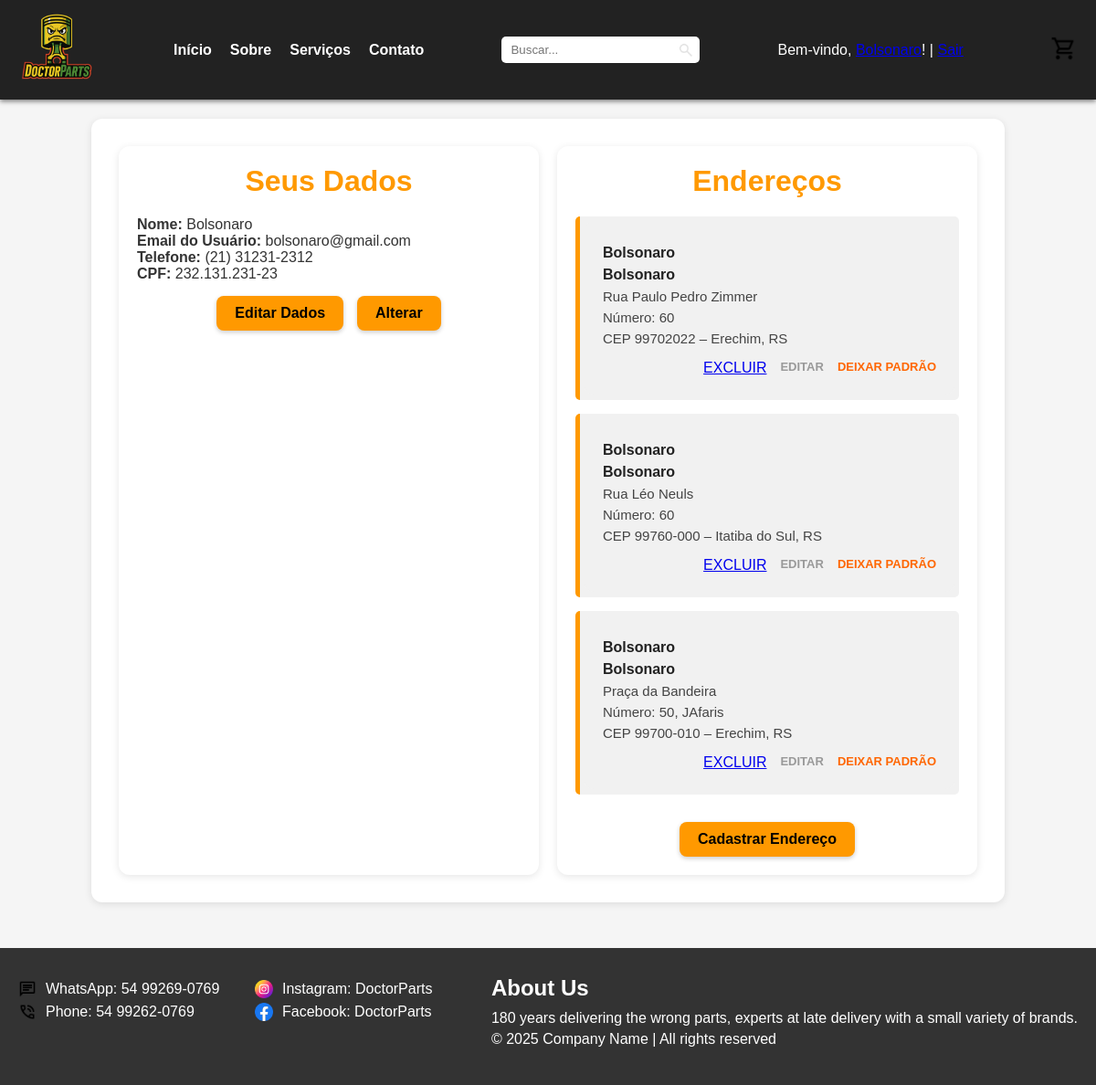
The page /src/php/views/dadosUsuario.php (signed in) on the database its author committed.
### tables this page shows
CREATE TABLE `usuarios` (
  `id_usuario` int(11) NOT NULL,
  `nome` varchar(255) DEFAULT NULL,
  `email` varchar(255) DEFAULT NULL,
  `contato` varchar(20) DEFAULT NULL,
  `senha` varchar(255) DEFAULT NULL,
  `data_criacao` datetime DEFAULT current_timestamp(),
  `cpf` varchar(21) DEFAULT NULL
);

CREATE TABLE `enderecos` (
  `id_endereco` int(11) NOT NULL,
  `id_usuario` int(11) DEFAULT NULL,
  `numero` varchar(255) DEFAULT NULL,
  `cep` varchar(255) DEFAULT NULL,
  `rua` varchar(255) DEFAULT NULL,
  `bairro` varchar(255) DEFAULT NULL,
  `cidade` varchar(255) DEFAULT NULL,
  `estado` varchar(255) DEFAULT NULL,
  `complemento` varchar(255) DEFAULT NULL,
  `padrao` tinyint(1) DEFAULT 0
);

### src/php/classes/usuario.class.php (called while the page is built, shortened)
<?php
    class Usuario {
        public function selectUsuarioId($id_usuario){
            $database = new Conexao();
            $db = $database->getConnection();
            $sql = "SELECT * FROM usuarios WHERE id_usuario=:id_usuario";
            try{
                $stmt = $db->prepare($sql);
                $stmt->bindParam(':id_usuario',$id_usuario);
                $stmt->execute();
                $result = $stmt->fetch(PDO::FETCH_ASSOC);
                return $result;
            }catch(PDOException $e){
                echo 'Erro ao listar usuário: ' . $e->getMessage();
                $result = [];
                return $result;
            }
        }
    }

### src/php/classes/endereco.class.php (called while the page is built, shortened)
<?php
    class Endereco {
        public function buscarEnderecosPorUsuario($id_usuario) {
            $database = new Conexao();
            $db = $database->getConnection();
            $sql = "SELECT * FROM enderecos WHERE id_usuario = :id_usuario ORDER BY padrao DESC, id_endereco ASC";
            try {
                $stmt = $db->prepare($sql);
                $stmt->bindParam(':id_usuario', $id_usuario, PDO::PARAM_INT);
                $stmt->execute();
                $result = $stmt->fetchAll(PDO::FETCH_ASSOC);
                return $result;
            } catch (PDOException $e) {
                echo 'Erro ao buscar endereços: ' . $e->getMessage();
                return [];
            }
        }
    }

### src/php/views/dadosUsuario.php (the view, shortened to what this page needs)
<?php
include '../classes/usuario.class.php';
include '../classes/endereco.class.php';
$usuarioLogadoId = $_SESSION['usuario_id'];
$a = new Usuario();
$usuario = $a->selectUsuarioId($usuarioLogadoId);
$e = new Endereco();
$enderecos = $e->buscarEnderecosPorUsuario($usuarioLogadoId);
?>
<!DOCTYPE html>
<html lang="en">
<head>
    <link rel="stylesheet" href="../../css/styleDadosUsuario.css">
</head>
<body>
    <header>
        <nav class="menu">
            <div class="logo">
                <a href="index.php"><img src="../../assets/images/logo.png" alt="Company logo" id="logo" /></a>
            </div>
            <ul class="nav-links">
                <li><a href="#">Início</a></li>
                <li><a href="#">Sobre</a></li>
                <li><a href="#">Serviços</a></li>
                <li><a href="#">Contato</a></li>
            </ul>
            <div id="divBusca">
                <input type="text" id="txtBusca" placeholder="Buscar..." />
                <img src="../../assets/images/lupa.jpg" width="20px" height="20px" id="btnBusca" alt="Search" />
            </div>
            <div class="user-access">
                <?php if ($usuario): ?>
                    <span>Bem-vindo, <a href="dadosUsuario.php"><?= htmlspecialchars($usuario['nome']) ?></a>!</span> |
                    <a href="logout.php">Sair</a>
                <?php else: ?>
                    <a href="javascript:void(0)" onclick="abrirPopupLogin()">Entre</a> ou
                    <a href="javascript:void(0)" onclick="abrirPopupCadastro()">Cadastre-se</a>
                <?php endif; ?>
            </div>
            <div id="divCarrinho">
                <img src="../../assets/images/carrinho.jpg" width="30px" height="30px" alt="Cart" />
            </div>
        </nav>
    </header>
    <div class="container">
        <div class="blocos">
            <div class="dados-usuario bloco">
                <h1>Seus Dados</h1>
                <div class="usuario">
                    <p><strong>Nome:</strong> <?= htmlspecialchars($usuario['nome']) ?></p>
                    <p><strong>Email do Usuário:</strong> <?= htmlspecialchars($usuario['email']) ?></p>
                    <p><strong>Telefone:</strong> <?= htmlspecialchars($usuario['contato']) ?></p>
                    <p><strong>CPF:</strong> <?= htmlspecialchars($usuario['cpf']) ?></p>
                </div>
                <div class="actions">
                    <a href="editarDados.php" class="btn">Editar Dados</a>
                    <a href="alterarSenha.php" class="btn">Alterar</a>
                </div>
            </div>
            <div class="dados-endereco bloco">
                <h1>Endereços</h1>
                <?php if (!empty($enderecos)): ?>
                    <?php foreach ($enderecos as $endereco): ?>
            <div class="endereco">
                <div class="card-endereco <?= $endereco['padrao'] ? 'padrao' : '' ?>">
                    <p><strong><?= htmlspecialchars($usuario['nome']) ?></strong> <?= $endereco['padrao'] ? '(Padrão)' : '' ?></p>
                    <p><strong><?= htmlspecialchars($usuario['nome']) ?></strong></p>
                    <p><?= htmlspecialchars($endereco['rua']) ?></p>
                    <p>Número: <?= htmlspecialchars($endereco['numero']) ?><?= $endereco['complemento'] ? ', ' . htmlspecialchars($endereco['complemento']) : '' ?></p>
                    <p>CEP <?= htmlspecialchars($endereco['cep']) ?> – <?= htmlspecialchars($endereco['cidade']) ?>, <?= htmlspecialchars($endereco['estado']) ?></p>
                    <div class="acoes-endereco">
                        <a href="javascript:void(0)" onclick="excluirEndereco(<?= $endereco['id_endereco'] ?>)" class="excluirEndereco.php">EXCLUIR</a>
                        <a href="editarEndereco.php?id_endereco=<?= $endereco['id_endereco'] ?>" class="link-acao editar">EDITAR</a>
                        <?php if (!$endereco['padrao']): ?>
                            <a href="tornarPadrao.php?id=<?= $endereco['id_endereco'] ?>" class="link-acao padrao">DEIXAR PADRÃO</a>
                        <?php else: ?>
                            <span class="link-acao padrao">PADRÃO</span>
                        <?php endif; ?>
                    </div>
                </div>
            </div>
        <?php endforeach; ?>
                    <div class="actions">
                            <a href="javascript:void(0)" onclick="abrirPopupCadastroEndereco()" class="btn">Cadastrar Endereço</a>
                    </div>
                <?php endif; ?>
            </div>
        </div>
    </div>
    <footer>
        <div class="footer">
            <div class="contato">
                <p><img src="../../assets/images/whatsapp.png" alt="" id="imagem-contato" />WhatsApp: 54 99269-0769</p>
                <p><img src="../../assets/images/telefone.png" alt="" id="imagem-contato" />Phone: 54 99262-0769</p>
            </div>
            <div class="contato">
                <p><img src="../../assets/images/intagram.png" alt="" id="imagem-contato" />Instagram: DoctorParts</p>
                <p><img src="../../assets/images/facebook.png" alt="" id="imagem-contato" />Facebook: DoctorParts</p>
            </div>
            <div class="footer-descricao">
                <h2>About Us</h2>
                <p>180 years delivering the wrong parts, experts at late delivery with a small variety of brands.</p>
                <p>&copy; 2025 Company Name | All rights reserved</p>
            </div>
        </div>
    </footer>
</body>
</html>

### src/css/styleDadosUsuario.css (style rules this page uses)
* { margin: 0; padding: 0; box-sizing: border-box; }
body { font-family: Arial, sans-serif; background-color: #f5f5f5; padding-top: 100px; color: #333; min-height: 100vh; }
header { position: fixed; top: 0; left: 0; width: 100%; background-color: #222; color: white; z-index: 1000; box-shadow: 0 2px 5px rgba(0,0,0,0.5); }
.menu { display: flex; align-items: center; justify-content: space-between; padding: 10px 20px; flex-wrap: wrap; }
.menu .logo img { height: 85px; }
.nav-links { list-style: none; display: flex; gap: 20px; }
.nav-links a { color: white; text-decoration: none; font-weight: bold; }
#divBusca { display: flex; align-items: center; background-color: white; border-radius: 5px; padding: 2px 5px; }
#divBusca input { border: none; padding: 5px; outline: none; align-items: center; }
.user-access { color: white; }
#divCarrinho img { margin-left: 10px; }
.container { max-width: 1000px; margin: 30px auto; background-color: #fff; padding: 30px; border-radius: 12px; box-shadow: 0px 2px 8px rgba(0,0,0,0.1); }
.container h1 { text-align: center; margin-bottom: 30px; color: #FF9900; }
.actions { display: flex; gap: 15px; justify-content: center; }
.actions .btn { background-color: #FF9900; color: #000; padding: 10px 20px; text-decoration: none; border-radius: 8px; font-weight: bold; transition: background-color 0.3s ease; box-shadow: 0 2px 5px rgba(0,0,0,0.2); margin-top: 15px; }
.blocos { display: flex; gap: 20px; flex-wrap: wrap; }
.bloco { flex: 1; min-width: 300px; background-color: #fff; padding: 20px; border-radius: 12px; box-shadow: 0px 2px 8px rgba(0, 0, 0, 0.1); }
.bloco h1 { color: #FF9900; margin-bottom: 20px; text-align: center; }
.endereco { margin-bottom: 15px; padding: 5px; background-color: #f1f1f1; border-left: 5px solid #FF9900; border-radius: 5px; }
.card-endereco { border-radius: 10px; padding: 20px; margin-bottom: 1px; background-color: #f1f1f1; font-family: 'Arial', sans-serif; color: #444; }
.card-endereco p { margin: 6px 0; font-size: 15px; }
.card-endereco p strong { font-size: 16px; color: #222; }
.acoes-endereco { display: flex; justify-content: flex-end; margin-top: 15px; gap: 15px; }
.link-acao { font-size: 13px; text-transform: uppercase; font-weight: bold; text-decoration: none; cursor: pointer; }
.link-acao.editar { color: #999; }
.link-acao.padrao { color: #ff6600; }
footer { background-color: #333; color: white; padding: 30px 20px; margin-top: 50px; bottom: 0; left: 0; width: 100%; height: 150px; }
.footer { display: flex; justify-content: space-between; flex-wrap: wrap; }
.contato { flex: 1; }
.contato p, .footer-descricao p { margin: 5px 0; display: flex; align-items: center; }
#imagem-contato { width: 20px; height: 20px; margin-right: 10px; }
.footer-descricao h2 { margin-bottom: 10px; }

### rows shown on the page
usuarios: nome "Bolsonaro", email "bolsonaro@gmail.com", contato "(21) 31231-2312", cpf "232.131.231-23"
enderecos: id_usuario.nome "Bolsonaro", rua "Rua Paulo Pedro Zimmer", numero "60", cep "99702022", cidade "Erechim", estado "RS"
enderecos: id_usuario.nome "Bolsonaro", rua "Rua Léo Neuls", numero "60", cep "99760-000", cidade "Itatiba do Sul", estado "RS"
enderecos: id_usuario.nome "Bolsonaro", rua "Praça da Bandeira", numero "50", complemento "JAfaris", cep "99700-010", cidade "Erechim", estado "RS"
